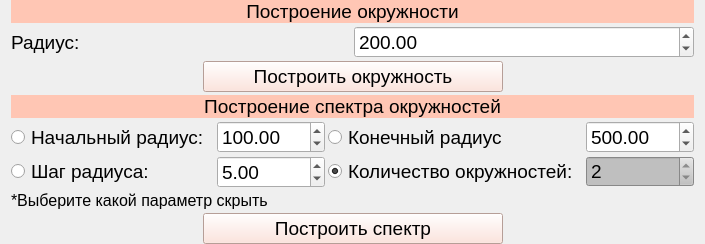
         <widget class="QWidget" name="circle_tab">
          <property name="sizePolicy">
           <sizepolicy hsizetype="Minimum" vsizetype="Preferred">
            <horstretch>0</horstretch>
            <verstretch>0</verstretch>
           </sizepolicy>
          </property>
          <property name="styleSheet">
           <string notr="true"/>
          </property>
          <attribute name="title">
           <string>Окружность</string>
          </attribute>
          <layout class="QVBoxLayout" name="verticalLayout_12">
           <property name="spacing">
            <number>3</number>
           </property>
           <property name="topMargin">
            <number>0</number>
           </property>
           <property name="bottomMargin">
            <number>0</number>
           </property>
           <item>
            <widget class="QLabel" name="label_6">
             <property name="font">
              <font>
               <pointsize>14</pointsize>
              </font>
             </property>
             <property name="styleSheet">
              <string notr="true">background-color: rgb(255, 198, 180);</string>
             </property>
             <property name="text">
              <string>Построение окружности</string>
             </property>
             <property name="alignment">
              <set>Qt::AlignCenter</set>
             </property>
            </widget>
           </item>
           <item>
            <layout class="QHBoxLayout" name="horizontalLayout_4">
             <item>
              <widget class="QLabel" name="label_5">
               <property name="font">
                <font>
                 <pointsize>14</pointsize>
                </font>
               </property>
               <property name="text">
                <string>Радиус: </string>
               </property>
              </widget>
             </item>
             <item>
              <widget class="QDoubleSpinBox" name="r_circle_dsp">
               <property name="font">
                <font>
                 <pointsize>14</pointsize>
                </font>
               </property>
               <property name="minimum">
                <double>1.000000000000000</double>
               </property>
               <property name="maximum">
                <double>10000.000000000000000</double>
               </property>
               <property name="value">
                <double>200.000000000000000</double>
               </property>
              </widget>
             </item>
            </layout>
           </item>
           <item>
            <layout class="QHBoxLayout" name="horizontalLayout_13">
             <item>
              <spacer name="horizontalSpacer">
               <property name="orientation">
                <enum>Qt::Horizontal</enum>
               </property>
               <property name="sizeHint" stdset="0">
                <size>
                 <width>40</width>
                 <height>20</height>
                </size>
               </property>
              </spacer>
             </item>
             <item>
              <widget class="QPushButton" name="draw_circle_btn">
               <property name="minimumSize">
                <size>
                 <width>300</width>
                 <height>0</height>
                </size>
               </property>
               <property name="font">
                <font>
                 <pointsize>14</pointsize>
                </font>
               </property>
               <property name="styleSheet">
                <string notr="true">background-color: rgb(255, 221, 211);</string>
               </property>
               <property name="text">
                <string> Построить окружность </string>
               </property>
              </widget>
             </item>
             <item>
              <spacer name="horizontalSpacer_3">
               <property name="orientation">
                <enum>Qt::Horizontal</enum>
               </property>
               <property name="sizeHint" stdset="0">
                <size>
                 <width>40</width>
                 <height>20</height>
                </size>
               </property>
              </spacer>
             </item>
            </layout>
           </item>
           <item>
            <widget class="QLabel" name="label_7">
             <property name="font">
              <font>
               <pointsize>14</pointsize>
              </font>
             </property>
             <property name="styleSheet">
              <string notr="true">background-color: rgb(255, 198, 180);</string>
             </property>
             <property name="text">
              <string>Построение спектра окружностей</string>
             </property>
             <property name="alignment">
              <set>Qt::AlignCenter</set>
             </property>
            </widget>
           </item>
           <item>
            <layout class="QHBoxLayout" name="horizontalLayout_6">
             <item>
              <layout class="QVBoxLayout" name="verticalLayout_3">
               <item>
                <widget class="QRadioButton" name="beg_r_circle_rb">
                 <property name="font">
                  <font>
                   <pointsize>14</pointsize>
                  </font>
                 </property>
                 <property name="text">
                  <string>Начальный радиус: </string>
                 </property>
                 <attribute name="buttonGroup">
                  <string notr="true">param_spectr_circle_gp</string>
                 </attribute>
                </widget>
               </item>
               <item>
                <widget class="QRadioButton" name="step_circle_rb">
                 <property name="font">
                  <font>
                   <pointsize>14</pointsize>
                  </font>
                 </property>
                 <property name="text">
                  <string>Шаг радиуса: </string>
                 </property>
                 <attribute name="buttonGroup">
                  <string notr="true">param_spectr_circle_gp</string>
                 </attribute>
                </widget>
               </item>
              </layout>
             </item>
             <item>
              <layout class="QVBoxLayout" name="verticalLayout_4">
               <item>
                <widget class="QDoubleSpinBox" name="beg_r_circle_dsp">
                 <property name="font">
                  <font>
                   <pointsize>14</pointsize>
                  </font>
                 </property>
                 <property name="minimum">
                  <double>1.000000000000000</double>
                 </property>
                 <property name="maximum">
                  <double>10000.000000000000000</double>
                 </property>
                 <property name="value">
                  <double>100.000000000000000</double>
                 </property>
                </widget>
               </item>
               <item>
                <widget class="QDoubleSpinBox" name="step_circle_dsp">
                 <property name="font">
                  <font>
                   <pointsize>14</pointsize>
                  </font>
                 </property>
                 <property name="minimum">
                  <double>1.000000000000000</double>
                 </property>
                 <property name="maximum">
                  <double>10000.000000000000000</double>
                 </property>
                 <property name="value">
                  <double>5.000000000000000</double>
                 </property>
                </widget>
               </item>
              </layout>
             </item>
             <item>
              <layout class="QVBoxLayout" name="verticalLayout_5">
               <item>
                <widget class="QRadioButton" name="end_r_circle_rb">
                 <property name="font">
                  <font>
                   <pointsize>14</pointsize>
                  </font>
                 </property>
                 <property name="text">
                  <string>Конечный радиус</string>
                 </property>
                 <attribute name="buttonGroup">
                  <string notr="true">param_spectr_circle_gp</string>
                 </attribute>
                </widget>
               </item>
               <item>
                <widget class="QRadioButton" name="count_circle_rb">
                 <property name="font">
                  <font>
                   <pointsize>14</pointsize>
                  </font>
                 </property>
                 <property name="text">
                  <string>Количество окружностей: </string>
                 </property>
                 <property name="checked">
                  <bool>true</bool>
                 </property>
                 <attribute name="buttonGroup">
                  <string notr="true">param_spectr_circle_gp</string>
                 </attribute>
                </widget>
               </item>
              </layout>
             </item>
             <item>
              <layout class="QVBoxLayout" name="verticalLayout_6">
               <item>
                <widget class="QDoubleSpinBox" name="end_r_circle_dsp">
                 <property name="font">
                  <font>
                   <pointsize>14</pointsize>
                  </font>
                 </property>
                 <property name="minimum">
                  <double>1.000000000000000</double>
                 </property>
                 <property name="maximum">
                  <double>10000.000000000000000</double>
                 </property>
                 <property name="value">
                  <double>500.000000000000000</double>
                 </property>
                </widget>
               </item>
               <item>
                <widget class="QSpinBox" name="count_circle_dsp">
                 <property name="font">
                  <font>
                   <pointsize>14</pointsize>
                  </font>
                 </property>
                 <property name="autoFillBackground">
                  <bool>false</bool>
                 </property>
                 <property name="styleSheet">
                  <string notr="true">background-color: rgb(191, 191, 191);</string>
                 </property>
                 <property name="readOnly">
                  <bool>true</bool>
                 </property>
                 <property name="minimum">
                  <number>2</number>
                 </property>
                 <property name="maximum">
                  <number>10000</number>
                 </property>
                </widget>
               </item>
              </layout>
             </item>
            </layout>
           </item>
           <item>
            <widget class="QLabel" name="label_8">
             <property name="font">
              <font>
               <pointsize>12</pointsize>
              </font>
             </property>
             <property name="text">
              <string>*Выберите какой параметр скрыть</string>
             </property>
            </widget>
           </item>
           <item>
            <layout class="QHBoxLayout" name="horizontalLayout_14">
             <item>
              <spacer name="horizontalSpacer_4">
               <property name="orientation">
                <enum>Qt::Horizontal</enum>
               </property>
               <property name="sizeHint" stdset="0">
                <size>
                 <width>40</width>
                 <height>20</height>
                </size>
               </property>
              </spacer>
             </item>
             <item>
              <widget class="QPushButton" name="draw_spec_circle_btn">
               <property name="minimumSize">
                <size>
                 <width>300</width>
                 <height>0</height>
                </size>
               </property>
               <property name="font">
                <font>
                 <pointsize>14</pointsize>
                </font>
               </property>
               <property name="styleSheet">
                <string notr="true">background-color: rgb(255, 221, 211);</string>
               </property>
               <property name="text">
                <string> Построить спектр </string>
               </property>
              </widget>
             </item>
             <item>
              <spacer name="horizontalSpacer_5">
               <property name="orientation">
                <enum>Qt::Horizontal</enum>
               </property>
               <property name="sizeHint" stdset="0">
                <size>
                 <width>40</width>
                 <height>20</height>
                </size>
               </property>
              </spacer>
             </item>
            </layout>
           </item>
          </layout>
         </widget>
